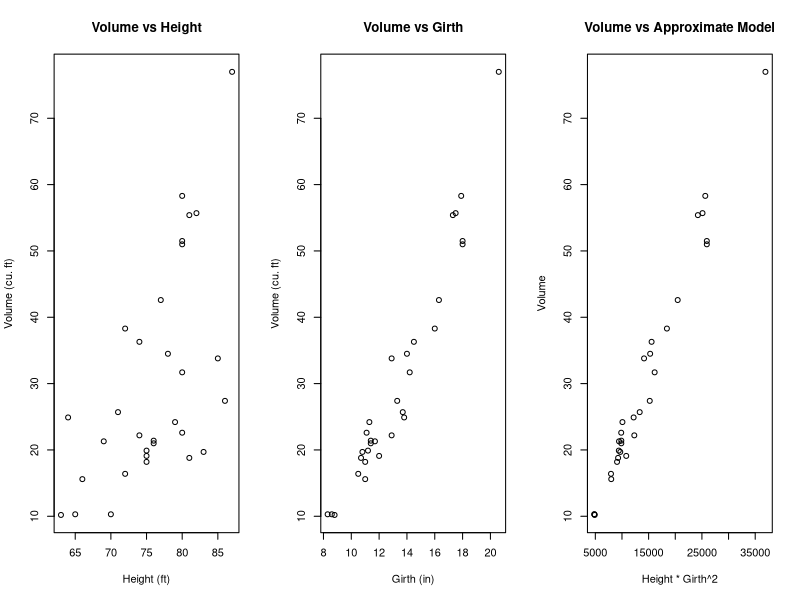

The R source for this figure:
## ---- chunk 1
summary(trees)
## ---- chunk 2
par(mfrow = c(1, 3))
with(trees, plot(Height, Volume, xlab ='Height (ft)', ylab ='Volume (cu. ft)', 
                 main ='Volume vs Height'))
with(trees, plot(Girth, Volume, xlab ='Girth (in)', ylab ='Volume (cu. ft)', 
                 main ='Volume vs Girth'))
with(trees, plot(Height * Girth^2, Volume, main ='Volume vs Approximate Model'))
## ---- chunk 3
summary(lm(log(Volume) ~ log(Height) + log(Girth), data = trees))
